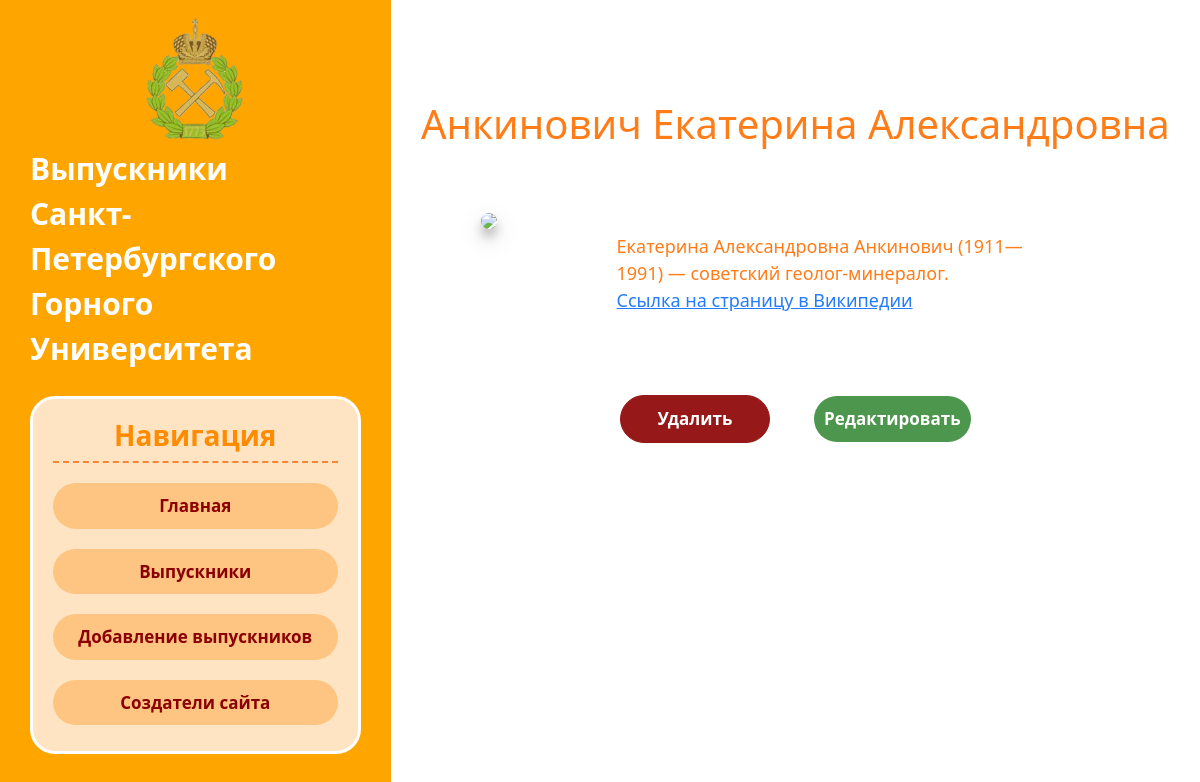
Screenshot of /columns_list/1323 with the database file from the repository.
### columns_list/models.py (models this page shows, shortened)
class Columns(models.Model):
    title = models.CharField('ФИО', max_length=100, db_index=True, unique=True)
    link = models.CharField('Ссылка', max_length=250)
    info = models.TextField('Краткая информация', db_index=True)
    photo = models.TextField('Фотография', db_index=True)
    class Meta:
        verbose_name = 'Выпускник'
        verbose_name_plural = 'Выпускники'
        ordering = ['title']

### columns_list/views.py (the view)
# urls.py: path('<int:pk>', views.ColumsDetailView.as_view(), name='column_detail'),
class ColumsDetailView(DetailView):
    model = Columns
    template_name = 'columns_list/details_view.html'
    context_object_name = 'column'

### columns_list/templates/columns_list/details_view.html (shortened to what this page needs)
{% extends 'main_page/layout.html' %}
{% block content %}
    <div class="features">
        <h1>{{ column.title }}</h1>
         <div class="info">
             <div>
             <img src="{{ column.photo }}">
             </div>
             <div>
                 <p>{{ column.info }} <br>
                 <a href="{{ column.link }}"> Ссылка на страницу в Википедии</a></p>
             </div>
        </div>
        <a href="{% url 'column_delete' column.id %}" class="btn btn-danger">Удалить</a>
        <a href="{% url 'column_update' column.id %}" class="btn btn-info">Редактировать</a>
    </div>
{% endblock %}

### main_page/static/main_page/css/main.css (style rules this page uses)
body { display: flex; flex-direction: row; margin: 0; min-height: 100vh; }
main .features { float: left; color: rgb(255, 111, 0); margin-top: 100px; text-align: center; background-color: white; opacity: 0.9; padding-bottom: 50px; width: 100%; }
main .features p { text-align: center; font-size: large; padding: 20px 100px; margin-top: 20px; position: relative; vertical-align: top; text-decoration: none; }
main .features img { max-width: 200px; object-fit: cover; float: left; position: relative; margin: 20px; border-radius: 15px; box-shadow: 0 8px 10px 0 rgba(0,0,0,0.24), 0 10px 25px 0 rgba(0,0,0,0.19); }
.info { display: flex; flex-direction:row; justify-content:space-evenly; margin: 45px 70px; }
.info p { text-align: left !important; position: 0 auto; }
.btn-info { color: #ffffff; text-align: center; font-size: 17px; font-weight: bold; padding: 10px 10px; margin: 0 20px; min-width: 150px; border-radius: 25px; border-color:rgb(58, 139, 58); background-color:rgb(58, 139, 58); -webkit-transition-duration: 0.4s; transition-duration: 0.4s; border-style: none; }
.btn-danger { color: #ffffff; text-align: center; font-size: 17px; font-weight: bold; padding: 10px 10px; margin: 0 20px; min-width: 150px; border-radius: 25px; border-color:darkred; background-color: darkred; -webkit-transition-duration: 0.4s; transition-duration: 0.4s; }

### rows the page displays
Columns: title "Анкинович Екатерина Александровна", info "Екатерина Александровна Анкинович (1911—1991) — советский геолог-минералог."
